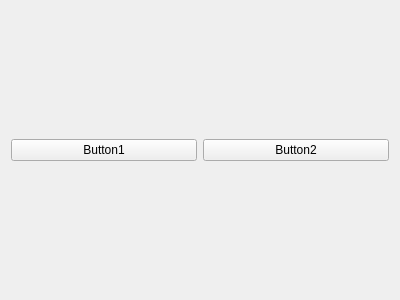
<?xml version="1.0" encoding="UTF-8"?>
<ui version="4.0">
 <class>Panel</class>
 <widget class="QWidget" name="Panel">
  <property name="geometry">
   <rect>
    <x>0</x>
    <y>0</y>
    <width>400</width>
    <height>300</height>
   </rect>
  </property>
  <property name="windowTitle">
   <string>Form</string>
  </property>
  <layout class="QHBoxLayout" name="horizontalLayout">
   <item>
    <widget class="QPushButton" name="btn1">
     <property name="text">
      <string>Button1</string>
     </property>
    </widget>
   </item>
   <item>
    <widget class="QPushButton" name="btn2">
     <property name="text">
      <string>Button2</string>
     </property>
    </widget>
   </item>
  </layout>
 </widget>
 <resources/>
 <connections/>
</ui>
